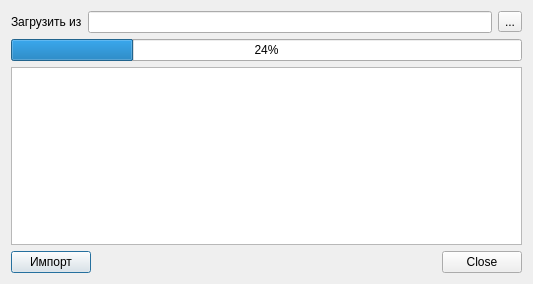
<?xml version="1.0" encoding="UTF-8"?>
<ui version="4.0">
 <class>ImportMKB</class>
 <widget class="QDialog" name="ImportMKB">
  <property name="geometry">
   <rect>
    <x>0</x>
    <y>0</y>
    <width>533</width>
    <height>284</height>
   </rect>
  </property>
  <property name="windowTitle">
   <string>Импорт МКБ</string>
  </property>
  <layout class="QGridLayout" name="gridLayout">
   <item row="3" column="0" colspan="2">
    <layout class="QHBoxLayout" name="horizontalLayout">
     <item>
      <widget class="QPushButton" name="btnImport">
       <property name="text">
        <string>Импорт</string>
       </property>
      </widget>
     </item>
     <item>
      <spacer name="horizontalSpacer">
       <property name="orientation">
        <enum>Qt::Horizontal</enum>
       </property>
       <property name="sizeHint" stdset="0">
        <size>
         <width>40</width>
         <height>20</height>
        </size>
       </property>
      </spacer>
     </item>
     <item>
      <widget class="QDialogButtonBox" name="buttonBox">
       <property name="orientation">
        <enum>Qt::Horizontal</enum>
       </property>
       <property name="standardButtons">
        <set>QDialogButtonBox::Close</set>
       </property>
      </widget>
     </item>
    </layout>
   </item>
   <item row="0" column="0" colspan="2">
    <layout class="QHBoxLayout" name="_2">
     <property name="spacing">
      <number>6</number>
     </property>
     <property name="margin">
      <number>0</number>
     </property>
     <item>
      <widget class="QLabel" name="lblLoadFrom">
       <property name="text">
        <string>Загрузить из</string>
       </property>
      </widget>
     </item>
     <item>
      <widget class="QLineEdit" name="edtFileName"/>
     </item>
     <item>
      <widget class="QToolButton" name="btnSelectFile">
       <property name="text">
        <string>...</string>
       </property>
      </widget>
     </item>
    </layout>
   </item>
   <item row="2" column="0" colspan="2">
    <widget class="QTextBrowser" name="logBrowser"/>
   </item>
   <item row="1" column="0" colspan="2">
    <widget class="CProgressBar" name="progressBar">
     <property name="value">
      <number>24</number>
     </property>
     <property name="orientation">
      <enum>Qt::Horizontal</enum>
     </property>
    </widget>
   </item>
  </layout>
 </widget>
 <customwidgets>
  <customwidget>
   <class>CProgressBar</class>
   <extends>QProgressBar</extends>
   <header>library/ProgressBar.h</header>
  </customwidget>
 </customwidgets>
 <resources/>
 <connections>
  <connection>
   <sender>buttonBox</sender>
   <signal>accepted()</signal>
   <receiver>ImportMKB</receiver>
   <slot>accept()</slot>
   <hints>
    <hint type="sourcelabel">
     <x>248</x>
     <y>254</y>
    </hint>
    <hint type="destinationlabel">
     <x>157</x>
     <y>274</y>
    </hint>
   </hints>
  </connection>
  <connection>
   <sender>buttonBox</sender>
   <signal>rejected()</signal>
   <receiver>ImportMKB</receiver>
   <slot>reject()</slot>
   <hints>
    <hint type="sourcelabel">
     <x>316</x>
     <y>260</y>
    </hint>
    <hint type="destinationlabel">
     <x>286</x>
     <y>274</y>
    </hint>
   </hints>
  </connection>
 </connections>
</ui>
